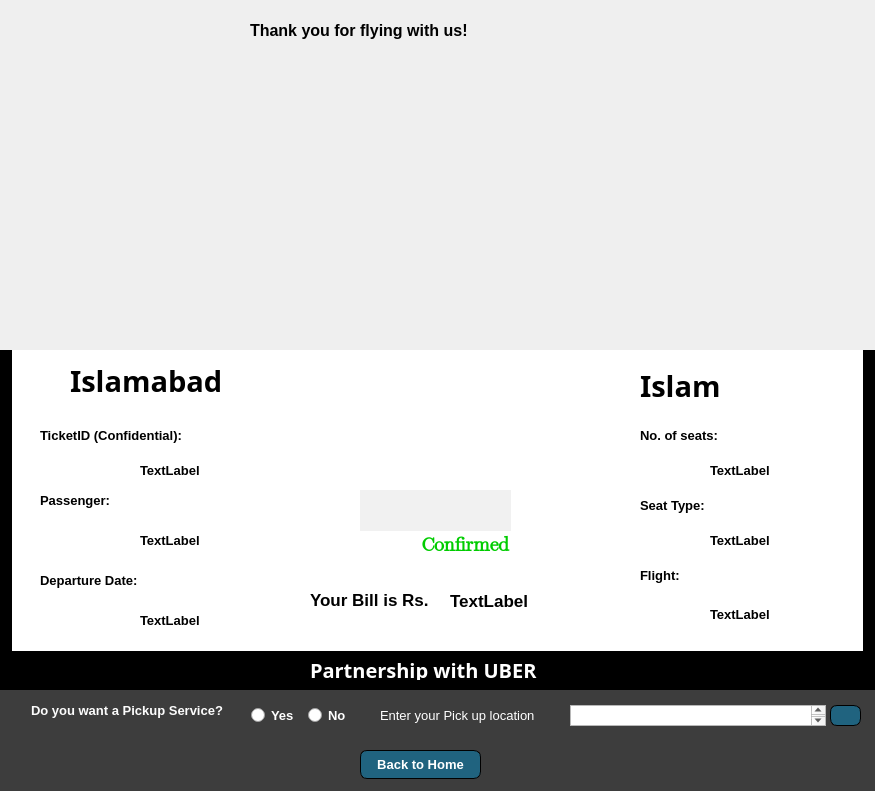
<?xml version="1.0" encoding="UTF-8"?>
<ui version="4.0">
 <class>Bill</class>
 <widget class="QMainWindow" name="Bill">
  <property name="geometry">
   <rect>
    <x>0</x>
    <y>0</y>
    <width>875</width>
    <height>791</height>
   </rect>
  </property>
  <property name="font">
   <font>
    <family>Segoe UI</family>
    <pointsize>10</pointsize>
    <bold>true</bold>
   </font>
  </property>
  <property name="windowTitle">
   <string>BILL</string>
  </property>
  <property name="windowIcon">
   <iconset>
    <normaloff>../../../SAAD COMMUNICATION/Downloads/chrome_hqmSI9koUf (2).png</normaloff>../../../SAAD COMMUNICATION/Downloads/chrome_hqmSI9koUf (2).png</iconset>
  </property>
  <widget class="QWidget" name="centralwidget">
   <widget class="QLabel" name="label">
    <property name="geometry">
     <rect>
      <x>70</x>
      <y>330</y>
      <width>211</width>
      <height>101</height>
     </rect>
    </property>
    <property name="font">
     <font>
      <family>MV Boli</family>
      <pointsize>22</pointsize>
      <bold>true</bold>
     </font>
    </property>
    <property name="text">
     <string>Islamabad</string>
    </property>
   </widget>
   <widget class="QLabel" name="label_2">
    <property name="geometry">
     <rect>
      <x>640</x>
      <y>330</y>
      <width>241</width>
      <height>111</height>
     </rect>
    </property>
    <property name="font">
     <font>
      <family>MV Boli</family>
      <pointsize>22</pointsize>
      <bold>true</bold>
     </font>
    </property>
    <property name="text">
     <string>Islam</string>
    </property>
   </widget>
   <widget class="QLabel" name="label_3">
    <property name="geometry">
     <rect>
      <x>140</x>
      <y>530</y>
      <width>171</width>
      <height>20</height>
     </rect>
    </property>
    <property name="text">
     <string>TextLabel</string>
    </property>
   </widget>
   <widget class="QLabel" name="label_4">
    <property name="geometry">
     <rect>
      <x>140</x>
      <y>460</y>
      <width>171</width>
      <height>20</height>
     </rect>
    </property>
    <property name="text">
     <string>TextLabel</string>
    </property>
   </widget>
   <widget class="QLabel" name="label_5">
    <property name="geometry">
     <rect>
      <x>710</x>
      <y>599</y>
      <width>141</width>
      <height>31</height>
     </rect>
    </property>
    <property name="text">
     <string>TextLabel</string>
    </property>
   </widget>
   <widget class="QLabel" name="label_6">
    <property name="geometry">
     <rect>
      <x>710</x>
      <y>530</y>
      <width>101</width>
      <height>20</height>
     </rect>
    </property>
    <property name="text">
     <string>TextLabel</string>
    </property>
   </widget>
   <widget class="QLabel" name="label_7">
    <property name="geometry">
     <rect>
      <x>710</x>
      <y>460</y>
      <width>91</width>
      <height>20</height>
     </rect>
    </property>
    <property name="font">
     <font>
      <family>Segoe UI</family>
      <pointsize>10</pointsize>
      <bold>true</bold>
     </font>
    </property>
    <property name="text">
     <string>TextLabel</string>
    </property>
   </widget>
   <widget class="QLabel" name="label_8">
    <property name="geometry">
     <rect>
      <x>140</x>
      <y>610</y>
      <width>181</width>
      <height>20</height>
     </rect>
    </property>
    <property name="text">
     <string>TextLabel</string>
    </property>
   </widget>
   <widget class="QLabel" name="label_9">
    <property name="geometry">
     <rect>
      <x>450</x>
      <y>590</y>
      <width>121</width>
      <height>21</height>
     </rect>
    </property>
    <property name="font">
     <font>
      <family>Segoe UI</family>
      <pointsize>13</pointsize>
      <bold>true</bold>
     </font>
    </property>
    <property name="text">
     <string>TextLabel</string>
    </property>
   </widget>
   <widget class="QLabel" name="label_10">
    <property name="geometry">
     <rect>
      <x>0</x>
      <y>-300</y>
      <width>921</width>
      <height>651</height>
     </rect>
    </property>
    <property name="styleSheet">
     <string notr="true">background-image: url(:/bg_images/admin_pic.png);</string>
    </property>
    <property name="text">
     <string/>
    </property>
    <property name="pixmap">
     <pixmap>../../../SAAD COMMUNICATION/Pictures/Skardu.jpg</pixmap>
    </property>
    <property name="scaledContents">
     <bool>true</bool>
    </property>
   </widget>
   <widget class="QLabel" name="label_11">
    <property name="geometry">
     <rect>
      <x>250</x>
      <y>10</y>
      <width>291</width>
      <height>41</height>
     </rect>
    </property>
    <property name="font">
     <font>
      <family>Segoe UI</family>
      <pointsize>12</pointsize>
      <bold>true</bold>
     </font>
    </property>
    <property name="styleSheet">
     <string notr="true">color: black</string>
    </property>
    <property name="text">
     <string>Thank you for flying with us!</string>
    </property>
   </widget>
   <widget class="QLabel" name="label_12">
    <property name="geometry">
     <rect>
      <x>300</x>
      <y>270</y>
      <width>91</width>
      <height>91</height>
     </rect>
    </property>
    <property name="styleSheet">
     <string notr="true">background-image: url(:/bg_images/confirm.png);</string>
    </property>
    <property name="text">
     <string/>
    </property>
    <property name="pixmap">
     <pixmap>../../../SAAD COMMUNICATION/Downloads/pngwing.com (1).png</pixmap>
    </property>
    <property name="scaledContents">
     <bool>true</bool>
    </property>
   </widget>
   <widget class="QLabel" name="label_13">
    <property name="geometry">
     <rect>
      <x>400</x>
      <y>510</y>
      <width>131</width>
      <height>71</height>
     </rect>
    </property>
    <property name="font">
     <font>
      <family>Segoe UI Emoji</family>
      <pointsize>10</pointsize>
      <bold>true</bold>
     </font>
    </property>
    <property name="text">
     <string>&lt;html&gt;&lt;head/&gt;&lt;body&gt;&lt;p align=&quot;center&quot;&gt;&lt;span style=&quot; font-size:14pt; font-weight:700; color:#00cc00;&quot;&gt;Confirmed&lt;/span&gt;&lt;/p&gt;&lt;/body&gt;&lt;/html&gt;</string>
    </property>
   </widget>
   <widget class="QLabel" name="label_14">
    <property name="geometry">
     <rect>
      <x>290</x>
      <y>360</y>
      <width>301</width>
      <height>61</height>
     </rect>
    </property>
    <property name="styleSheet">
     <string notr="true">background-image: url(:/bg_images/arrow.png);</string>
    </property>
    <property name="text">
     <string/>
    </property>
    <property name="pixmap">
     <pixmap>../../../SAAD COMMUNICATION/Downloads/—Pngtree—location pin with dotted line_7965191.png</pixmap>
    </property>
    <property name="scaledContents">
     <bool>true</bool>
    </property>
   </widget>
   <widget class="QLabel" name="label_15">
    <property name="geometry">
     <rect>
      <x>40</x>
      <y>480</y>
      <width>101</width>
      <height>41</height>
     </rect>
    </property>
    <property name="font">
     <font>
      <family>Segoe UI</family>
      <pointsize>10</pointsize>
      <bold>true</bold>
     </font>
    </property>
    <property name="text">
     <string>Passenger:</string>
    </property>
   </widget>
   <widget class="QLabel" name="label_16">
    <property name="geometry">
     <rect>
      <x>40</x>
      <y>570</y>
      <width>161</width>
      <height>21</height>
     </rect>
    </property>
    <property name="text">
     <string>Departure Date:</string>
    </property>
   </widget>
   <widget class="QLabel" name="label_17">
    <property name="geometry">
     <rect>
      <x>40</x>
      <y>420</y>
      <width>201</width>
      <height>31</height>
     </rect>
    </property>
    <property name="font">
     <font>
      <family>Segoe UI</family>
      <pointsize>10</pointsize>
      <bold>true</bold>
     </font>
    </property>
    <property name="text">
     <string>TicketID (Confidential):</string>
    </property>
   </widget>
   <widget class="QLabel" name="label_18">
    <property name="geometry">
     <rect>
      <x>640</x>
      <y>560</y>
      <width>71</width>
      <height>31</height>
     </rect>
    </property>
    <property name="text">
     <string>Flight:</string>
    </property>
   </widget>
   <widget class="QLabel" name="label_20">
    <property name="geometry">
     <rect>
      <x>640</x>
      <y>420</y>
      <width>101</width>
      <height>31</height>
     </rect>
    </property>
    <property name="font">
     <font>
      <family>Segoe UI</family>
      <pointsize>10</pointsize>
      <bold>true</bold>
     </font>
    </property>
    <property name="text">
     <string>No. of seats:</string>
    </property>
   </widget>
   <widget class="QLabel" name="label_21">
    <property name="geometry">
     <rect>
      <x>310</x>
      <y>590</y>
      <width>141</width>
      <height>20</height>
     </rect>
    </property>
    <property name="font">
     <font>
      <family>Segoe UI</family>
      <pointsize>13</pointsize>
      <bold>true</bold>
     </font>
    </property>
    <property name="text">
     <string>Your Bill is Rs.</string>
    </property>
   </widget>
   <widget class="QLabel" name="label_22">
    <property name="geometry">
     <rect>
      <x>31</x>
      <y>701</y>
      <width>212</width>
      <height>20</height>
     </rect>
    </property>
    <property name="text">
     <string>&lt;html&gt;&lt;head/&gt;&lt;body&gt;&lt;p&gt;&lt;span style=&quot; color:#fcfcfc;&quot;&gt;Do you want a Pickup Service?&lt;/span&gt;&lt;/p&gt;&lt;/body&gt;&lt;/html&gt;</string>
    </property>
   </widget>
   <widget class="QRadioButton" name="radioButton">
    <property name="geometry">
     <rect>
      <x>251</x>
      <y>702</y>
      <width>50</width>
      <height>26</height>
     </rect>
    </property>
    <property name="styleSheet">
     <string notr="true">color: rgb(255, 255, 255);</string>
    </property>
    <property name="text">
     <string>Yes</string>
    </property>
   </widget>
   <widget class="QRadioButton" name="radioButton_2">
    <property name="geometry">
     <rect>
      <x>308</x>
      <y>702</y>
      <width>49</width>
      <height>26</height>
     </rect>
    </property>
    <property name="styleSheet">
     <string notr="true">color: rgb(255, 255, 255);</string>
    </property>
    <property name="text">
     <string>No</string>
    </property>
   </widget>
   <widget class="QLabel" name="label_23">
    <property name="geometry">
     <rect>
      <x>380</x>
      <y>705</y>
      <width>176</width>
      <height>20</height>
     </rect>
    </property>
    <property name="font">
     <font>
      <family>Segoe UI</family>
      <pointsize>10</pointsize>
      <bold>false</bold>
     </font>
    </property>
    <property name="styleSheet">
     <string notr="true">color: rgb(255, 255, 255);</string>
    </property>
    <property name="text">
     <string>Enter your Pick up location</string>
    </property>
   </widget>
   <widget class="QPushButton" name="pushButton">
    <property name="geometry">
     <rect>
      <x>360</x>
      <y>750</y>
      <width>121</width>
      <height>29</height>
     </rect>
    </property>
    <property name="cursor">
     <cursorShape>PointingHandCursor</cursorShape>
    </property>
    <property name="styleSheet">
     <string notr="true">border: 1px solid #000000;
border-radius: 7px;color: rgb(255, 255, 255);
background-color: rgb(67, 40, 228);
background-color: rgb(32, 99, 127);
color: white</string>
    </property>
    <property name="text">
     <string>Back to Home</string>
    </property>
   </widget>
   <widget class="QLabel" name="label_24">
    <property name="geometry">
     <rect>
      <x>12</x>
      <y>350</y>
      <width>851</width>
      <height>301</height>
     </rect>
    </property>
    <property name="styleSheet">
     <string notr="true">background-color: rgb(255, 255, 255);</string>
    </property>
    <property name="text">
     <string/>
    </property>
    <property name="pixmap">
     <pixmap>../../ShareX/Screenshots/2023-04/chrome_653qeApHnF.png</pixmap>
    </property>
    <property name="scaledContents">
     <bool>true</bool>
    </property>
   </widget>
   <widget class="QLabel" name="label_25">
    <property name="geometry">
     <rect>
      <x>-100</x>
      <y>350</y>
      <width>1021</width>
      <height>341</height>
     </rect>
    </property>
    <property name="font">
     <font>
      <family>Bahnschrift</family>
      <pointsize>15</pointsize>
      <bold>true</bold>
     </font>
    </property>
    <property name="styleSheet">
     <string notr="true">background-color: rgb(0, 0, 0);</string>
    </property>
    <property name="text">
     <string>&lt;html&gt;&lt;head/&gt;&lt;body&gt;&lt;p align=&quot;center&quot;&gt;&lt;br/&gt;&lt;/p&gt;&lt;/body&gt;&lt;/html&gt;</string>
    </property>
   </widget>
   <widget class="QLabel" name="label_26">
    <property name="geometry">
     <rect>
      <x>-60</x>
      <y>690</y>
      <width>1031</width>
      <height>121</height>
     </rect>
    </property>
    <property name="styleSheet">
     <string notr="true">background-color: rgb(61, 61, 61);</string>
    </property>
    <property name="text">
     <string/>
    </property>
   </widget>
   <widget class="QLabel" name="label_27">
    <property name="geometry">
     <rect>
      <x>520</x>
      <y>745</y>
      <width>281</width>
      <height>20</height>
     </rect>
    </property>
    <property name="font">
     <font>
      <family>Segoe UI</family>
      <pointsize>10</pointsize>
      <bold>true</bold>
     </font>
    </property>
    <property name="styleSheet">
     <string notr="true">color: rgb(255, 255, 255);</string>
    </property>
    <property name="text">
     <string/>
    </property>
   </widget>
   <widget class="QTextEdit" name="textEdit">
    <property name="geometry">
     <rect>
      <x>570</x>
      <y>705</y>
      <width>256</width>
      <height>21</height>
     </rect>
    </property>
   </widget>
   <widget class="QPushButton" name="pushButton_2">
    <property name="geometry">
     <rect>
      <x>830</x>
      <y>705</y>
      <width>31</width>
      <height>21</height>
     </rect>
    </property>
    <property name="cursor">
     <cursorShape>PointingHandCursor</cursorShape>
    </property>
    <property name="styleSheet">
     <string notr="true">border: 1px solid #000000;
border-radius: 7px;color: rgb(255, 255, 255);
background-color: rgb(67, 40, 228);
background-color: rgb(32, 99, 127);
color: white</string>
    </property>
    <property name="text">
     <string/>
    </property>
    <property name="icon">
     <iconset>
      <normaloff>../../../SAAD COMMUNICATION/Downloads/pngkit_tick-mark-png_818222.png</normaloff>../../../SAAD COMMUNICATION/Downloads/pngkit_tick-mark-png_818222.png</iconset>
    </property>
   </widget>
   <widget class="QLabel" name="label_28">
    <property name="geometry">
     <rect>
      <x>360</x>
      <y>490</y>
      <width>151</width>
      <height>41</height>
     </rect>
    </property>
    <property name="styleSheet">
     <string notr="true">background-color: rgb(241, 241, 241);</string>
    </property>
    <property name="text">
     <string/>
    </property>
   </widget>
   <widget class="QLabel" name="label_29">
    <property name="geometry">
     <rect>
      <x>310</x>
      <y>660</y>
      <width>281</width>
      <height>20</height>
     </rect>
    </property>
    <property name="font">
     <font>
      <family>Bahnschrift</family>
      <pointsize>15</pointsize>
      <bold>true</bold>
     </font>
    </property>
    <property name="styleSheet">
     <string notr="true">color: rgb(255, 255, 255);</string>
    </property>
    <property name="text">
     <string>Partnership with UBER</string>
    </property>
   </widget>
   <widget class="QLabel" name="label_19">
    <property name="geometry">
     <rect>
      <x>640</x>
      <y>490</y>
      <width>91</width>
      <height>31</height>
     </rect>
    </property>
    <property name="text">
     <string>Seat Type:</string>
    </property>
   </widget>
   <widget class="QLabel" name="label_30">
    <property name="geometry">
     <rect>
      <x>390</x>
      <y>440</y>
      <width>91</width>
      <height>91</height>
     </rect>
    </property>
    <property name="styleSheet">
     <string notr="true">background-image: url(:/bg_images/confirm.png);</string>
    </property>
    <property name="text">
     <string/>
    </property>
   </widget>
   <zorder>label_12</zorder>
   <zorder>label_25</zorder>
   <zorder>label_24</zorder>
   <zorder>label_26</zorder>
   <zorder>label_14</zorder>
   <zorder>label</zorder>
   <zorder>label_2</zorder>
   <zorder>label_3</zorder>
   <zorder>label_4</zorder>
   <zorder>label_5</zorder>
   <zorder>label_6</zorder>
   <zorder>label_7</zorder>
   <zorder>label_8</zorder>
   <zorder>label_9</zorder>
   <zorder>label_10</zorder>
   <zorder>label_15</zorder>
   <zorder>label_16</zorder>
   <zorder>label_17</zorder>
   <zorder>label_18</zorder>
   <zorder>label_20</zorder>
   <zorder>label_21</zorder>
   <zorder>label_11</zorder>
   <zorder>label_23</zorder>
   <zorder>pushButton</zorder>
   <zorder>textEdit</zorder>
   <zorder>label_28</zorder>
   <zorder>label_13</zorder>
   <zorder>label_29</zorder>
   <zorder>label_22</zorder>
   <zorder>radioButton</zorder>
   <zorder>radioButton_2</zorder>
   <zorder>label_27</zorder>
   <zorder>pushButton_2</zorder>
   <zorder>label_19</zorder>
   <zorder>label_30</zorder>
  </widget>
 </widget>
 <resources/>
 <connections/>
</ui>
